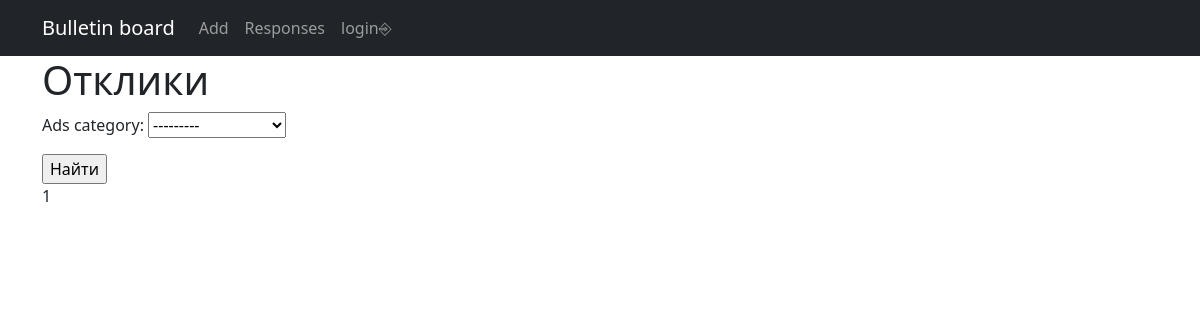
The app's page /responses/, older data.
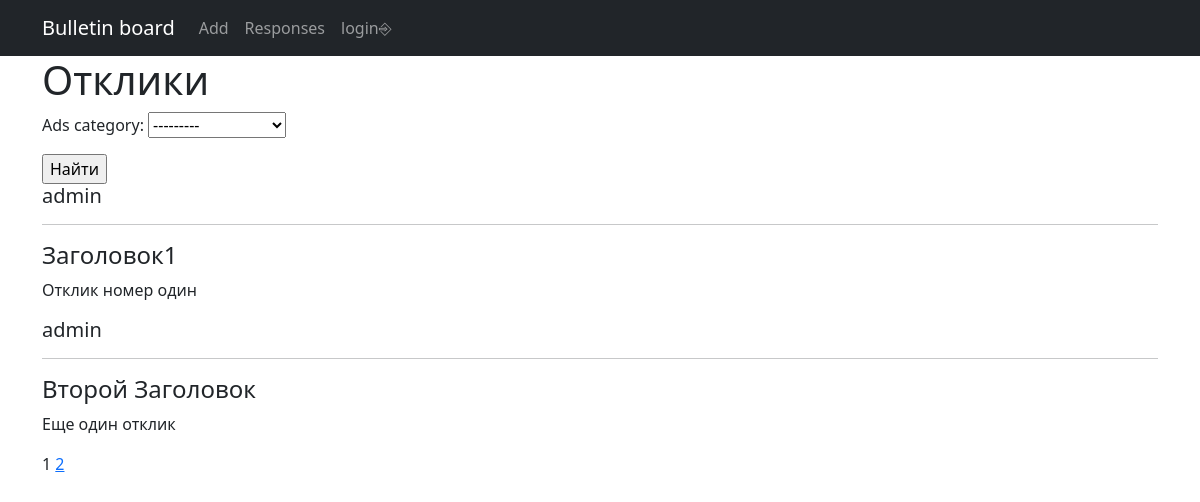
The same page, newer data.
### ads/models.py (models this page shows, shortened)
class Response(models.Model):
    author = models.ForeignKey(User, on_delete=models.CASCADE)
    ads = models.ForeignKey(Ads, on_delete=models.CASCADE)
    text = models.TextField()

class Ads(models.Model):
    TYPE = [
        ('TK', 'Tank'),
        ('HL', 'Healer'),
        ('DD', 'Damage dealer'),
        ('TR', 'Trader'),
        ('GM', 'Guild master'),
        ('QG', 'Quest giver'),
        ('WS', 'Warsmith'),
        ('TN', 'Tanner'),
        ('PM', 'Potion maker'),
        ('SM', 'Spell master'),
    ]
    header = models.CharField(max_length=128)
    text = models.TextField()
    date_create = models.DateTimeField(auto_now_add=True)
    author = models.ForeignKey(User, on_delete=models.CASCADE)
    category = models.CharField(max_length=2, choices=TYPE, default='TK')
    def __str__(self):
        return self.header.title()

### ads/views.py (the view)
# urls.py: path('responses/', ResponseList.as_view(), name='responses'),
class ResponseList(ListView):
    model = Response
    ordering = 'id'
    template_name = 'response.html'
    context_object_name = 'responses'
    paginate_by = 2
    def get_queryset(self):
        queryset = super().get_queryset()
        self.filterset = ResponseFilter(self.request.GET, queryset)
        return self.filterset.qs
    def get_context_data(self, **kwargs):
        context = super().get_context_data(**kwargs)
        context['filterset'] = self.filterset
        return context

### templates/response.html (shortened to what this page needs)
{% extends 'flatpages/default.html' %}
{% block content %}
<h1>Отклики</h1>
   <form action="" method="get">
       {{ filterset.form.as_p }}
       <input type="submit" value="Найти" />
   </form>
{% for response in responses %}
    {% if response.author == response.author %}
        <h5>{{ response.author }}</h5>
        <hr>
        <h4>{{ response.ads }}</h4>
        <p>{{ response.text}}</p>
    {% endif %}
{% endfor %}
   {{ page_obj.number }}
   {% if page_obj.has_next %}
       <a href="?page={{ page_obj.next_page_number }}">{{ page_obj.next_page_number }}</a>
   {% endif %}
{% endblock content %}

Row changes from the older to the newer data that the page shows:
added Response: author "admin", ads "Заголовок1", text "Отклик номер один"
added Response: author "admin", ads "Второй Заголовок", text "Еще один отклик"
Text that changed along with them:
{{ page_obj.next_page_number }}: (not shown) → "2"
